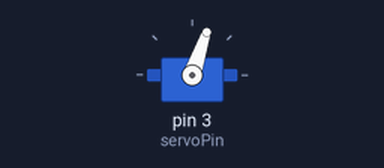
A sketch run on a simulated Arduino Uno, built with avr-gcc and run on an emulated ATmega328P. On the bench: servo. What the sketch prints to the serial monitor is not drawn.

Above: at 0.05 s.
At 1.2 s:
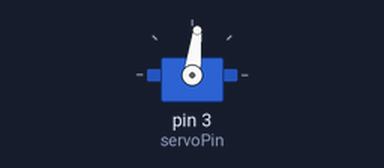
At 2.85 s:
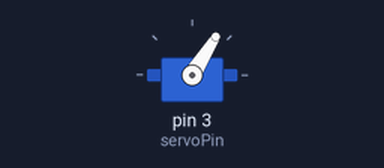
Timing chart, 0 to 7.2 s (numbered marks = the images above):
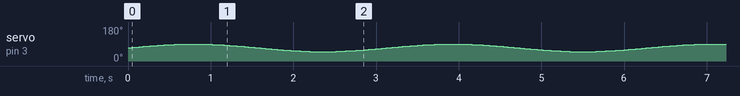

The sketch:

servotest.ino
```cpp
#include <Servo.h>

Servo servo;
int servoPin = 3;

void setup() {
  Serial.begin(9600);
  servo.attach(servoPin);
}

void loop() {
  float val = ((sin(millis() * 0.002) - 1) / 2) * 40 + 90;
  Serial.println(val);
  servo.write(val);
  delay(10);
}
```
